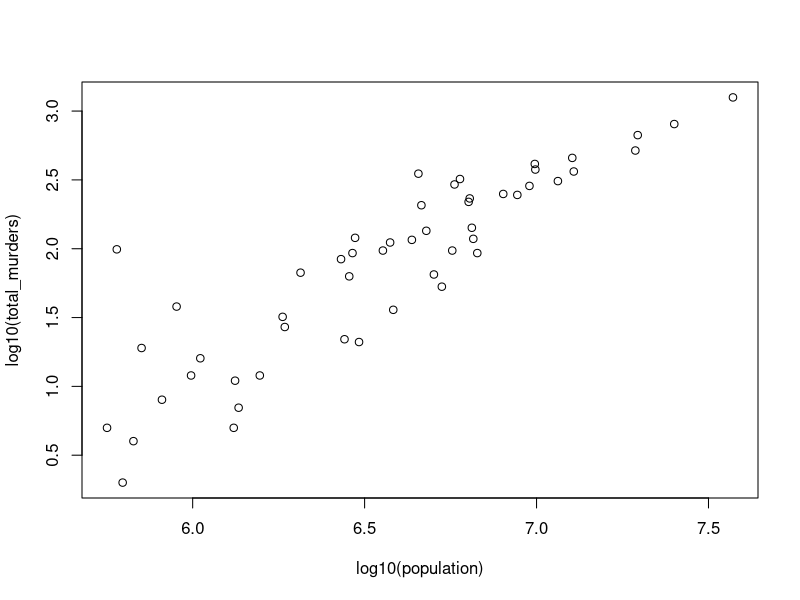
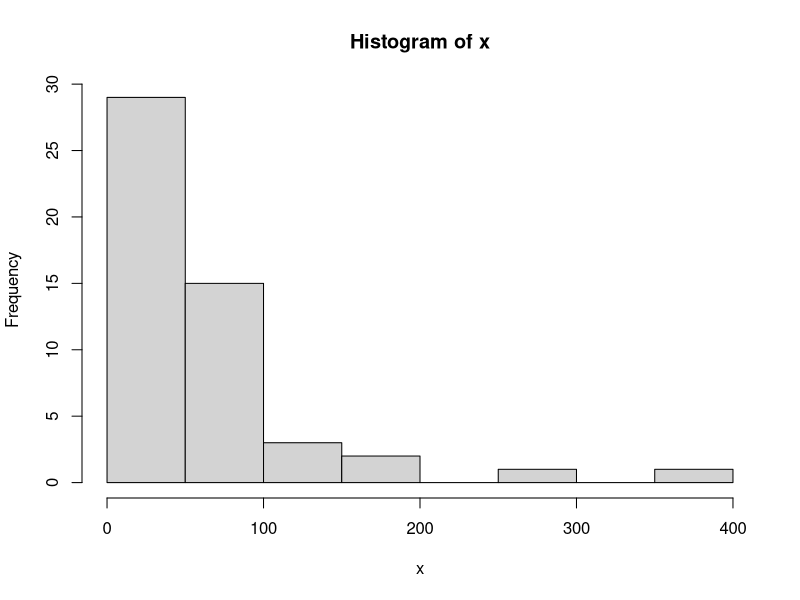
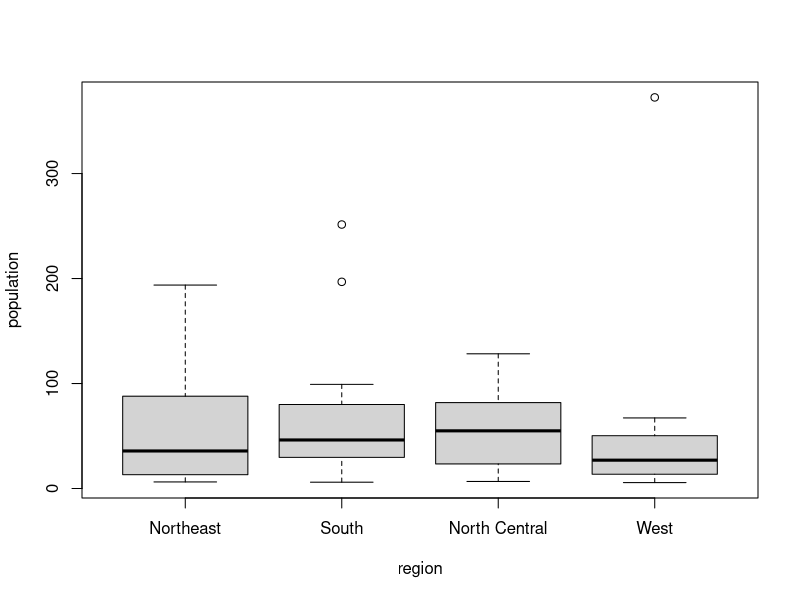

The R script that drew these images, in order:
## ---- chunk 1
knitr::opts_chunk$set(echo = TRUE)
## ---- chunk 2
library(dslabs)
data(murders)
str(murders)
## ---- chunk 3
pop = murders$population
sort(pop)
sort(pop)[1]
## ---- chunk 4
order(pop)[1]
## ---- chunk 5
which.min(pop)
## ---- chunk 6
ind <- order(murders$population)
murders$state[ind][1] 
## ---- chunk 7
ranks = rank(pop)
bagian = murders$state
my_df = data.frame(name = bagian, banyak = ranks)
my_df
## ---- chunk 8
ranks = rank(pop)
bagian = murders$state
my_df = data.frame(name = bagian, rank = ranks)
ind = order(my_df$rank)
my_df = data.frame(nama = my_df$name[ind], banyak = my_df$rank[ind])
my_df
## ---- chunk 9
population <- murders$population
total_murders <- murders$total
plot(log10(population), log10(total_murders))
## ---- chunk 10
x <- with(murders, population/100000)
hist(x)
murders$state[which.max(x)]
## ---- chunk 11
murders$population <- with(murders, population/100000)
boxplot(population~region, data = murders)
